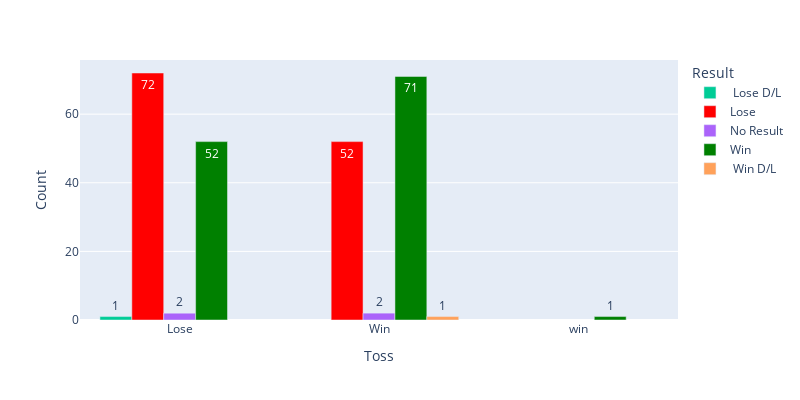

The notebook cell this image was saved under:
### Code cell
#Graphical representation
fig=px.bar(df_group_toss, x='Toss',y='Count', color='Result', barmode='group',text_auto=True,color_discrete_map={'Win': 'green', 'Lose': 'red'})
fig.update_layout(width=800,height=400)
fig.show()

#con=> toss winning team has registered the most wins

### Figure 1 — Plotly figure (JSON) as saved in the notebook; plotly's stock layout.template omitted (floating-point values rounded to 4 significant figures)
{"data": [{"alignmentgroup": "True", "hovertemplate": "Result= Lose D/L<br>Toss=%{x}<br>Count=%{y}<extra></extra>", "legendgroup": " Lose D/L", "marker": {"color": "#00cc96", "pattern": {"shape": ""}}, "name": " Lose D/L", "offsetgroup": " Lose D/L", "orientation": "v", "showlegend": true, "textposition": "auto", "texttemplate": "%{y}", "type": "bar", "x": ["Lose"], "xaxis": "x", "y": [1], "yaxis": "y"}, {"alignmentgroup": "True", "hovertemplate": "Result=Lose<br>Toss=%{x}<br>Count=%{y}<extra></extra>", "legendgroup": "Lose", "marker": {"color": "red", "pattern": {"shape": ""}}, "name": "Lose", "offsetgroup": "Lose", "orientation": "v", "showlegend": true, "textposition": "auto", "texttemplate": "%{y}", "type": "bar", "x": ["Lose", "Win"], "xaxis": "x", "y": [72, 52], "yaxis": "y"}, {"alignmentgroup": "True", "hovertemplate": "Result=No Result<br>Toss=%{x}<br>Count=%{y}<extra></extra>", "legendgroup": "No Result", "marker": {"color": "#ab63fa", "pattern": {"shape": ""}}, "name": "No Result", "offsetgroup": "No Result", "orientation": "v", "showlegend": true, "textposition": "auto", "texttemplate": "%{y}", "type": "bar", "x": ["Lose", "Win"], "xaxis": "x", "y": [2, 2], "yaxis": "y"}, {"alignmentgroup": "True", "hovertemplate": "Result=Win<br>Toss=%{x}<br>Count=%{y}<extra></extra>", "legendgroup": "Win", "marker": {"color": "green", "pattern": {"shape": ""}}, "name": "Win", "offsetgroup": "Win", "orientation": "v", "showlegend": true, "textposition": "auto", "texttemplate": "%{y}", "type": "bar", "x": ["Lose", "Win", "win"], "xaxis": "x", "y": [52, 71, 1], "yaxis": "y"}, {"alignmentgroup": "True", "hovertemplate": "Result= Win D/L<br>Toss=%{x}<br>Count=%{y}<extra></extra>", "legendgroup": " Win D/L", "marker": {"color": "#FFA15A", "pattern": {"shape": ""}}, "name": " Win D/L", "offsetgroup": " Win D/L", "orientation": "v", "showlegend": true, "textposition": "auto", "texttemplate": "%{y}", "type": "bar", "x": ["Win"], "xaxis": "x", "y": [1], "yaxis": "y"}], "layout": {"barmode": "group", "height": 400, "legend": {"title": {"text": "Result"}, "tracegroupgap": 0}, "margin": {"t": 60}, "width": 800, "xaxis": {"anchor": "y", "domain": [0, 1], "title": {"text": "Toss"}}, "yaxis": {"anchor": "x", "domain": [0, 1], "title": {"text": "Count"}}}}
